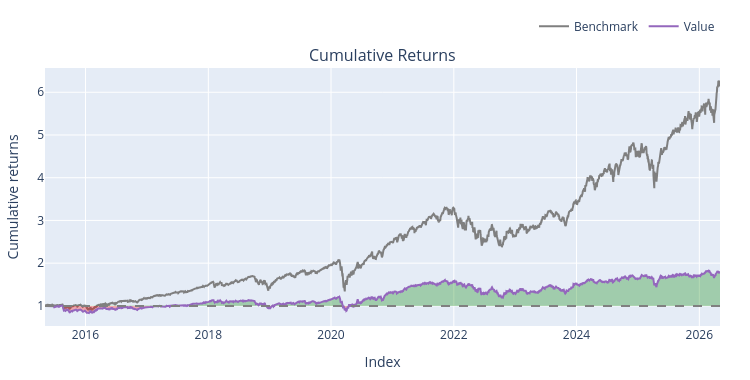

The code cell stored with this chart in its notebook:
### Markdown cell above
### OBV only for entry confirmation with bullish confirmation using MACD & RSI

### Code cell
entries = ((macd_df >= signal_df) & (rsi_df >= 50) & (rsi_df < 70) &(obv_df >= oma_df)).shift(1).fillna(False).astype(bool)
exits = ((macd_df < signal_df) | (rsi_df > 70)).shift(1).fillna(False).astype(bool)



backtest1 = vbt.Portfolio.from_signals(
    close=close_df,
    open = open_df,
    high = high_df,
    low = low_df,
    entries=entries,
    exits=exits,
    init_cash=100_000.0,
    size=0.1,                         
    size_type='percent',
    cash_sharing=True,                 
    group_by=True,                     
    freq='1D',
    fees=0.001,
    sl_stop = 0.10,
       
)

print(backtest1.stats())
backtest1.plot().show()

### Figure 1 — Plotly figure (JSON) as saved in the notebook; plotly's stock layout.template omitted (floating-point values rounded to 4 significant figures; data arrays with more than 128 entries replaced by an {"elided": "..."} marker saying what was removed)
{"data": [{"legendgroup": "0", "line": {"color": "#7f7f7f"}, "name": "Benchmark", "showlegend": true, "type": "scatter", "uid": "16f8ea6c-96c9-4293-99a2-0931b7e675c1", "x": {"elided": "2766 str values"}, "xaxis": "x", "y": {"elided": "2766 float values"}, "yaxis": "y"}, {"hoverinfo": "skip", "legendgroup": "1", "line": {"color": "rgba(0, 0, 0, 0)", "width": 0}, "opacity": 0, "showlegend": false, "type": "scatter", "uid": "541d0e9a-98e4-44ae-a275-d5f021d96fd8", "x": {"elided": "2766 str values"}, "xaxis": "x", "y": {"elided": "2766 int values"}, "yaxis": "y"}, {"connectgaps": false, "fill": "tonexty", "fillcolor": "rgba(0, 128, 0, 0.3)", "hoverinfo": "skip", "legendgroup": "1", "line": {"color": "rgba(0, 0, 0, 0)", "width": 0}, "opacity": 0, "showlegend": false, "type": "scatter", "uid": "195fe32b-1c8e-4220-b5bc-c854a4f0465e", "x": {"elided": "2766 str values"}, "xaxis": "x", "y": {"elided": "2766 float values"}, "yaxis": "y"}, {"hoverinfo": "skip", "legendgroup": "1", "line": {"color": "rgba(0, 0, 0, 0)", "width": 0}, "opacity": 0, "showlegend": false, "type": "scatter", "uid": "cebe71dd-39d0-456d-b680-b16df7ddeefd", "x": {"elided": "2766 str values"}, "xaxis": "x", "y": {"elided": "2766 int values"}, "yaxis": "y"}, {"connectgaps": false, "fill": "tonexty", "fillcolor": "rgba(255, 0, 0, 0.3)", "hoverinfo": "skip", "legendgroup": "1", "line": {"color": "rgba(0, 0, 0, 0)", "width": 0}, "opacity": 0, "showlegend": false, "type": "scatter", "uid": "8554e5f9-688a-4738-b3cf-a667ce562ddc", "x": {"elided": "2766 str values"}, "xaxis": "x", "y": {"elided": "2766 float values"}, "yaxis": "y"}, {"legendgroup": "2", "line": {"color": "#9467bd"}, "name": "Value", "showlegend": true, "type": "scatter", "uid": "74b0af61-a507-4535-99e4-19477da5f032", "x": {"elided": "2766 str values"}, "xaxis": "x", "y": {"elided": "2766 float values"}, "yaxis": "y"}, {"hoverinfo": "skip", "legendgroup": "1", "line": {"color": "rgba(0, 0, 0, 0)", "width": 0}, "opacity": 0, "showlegend": false, "type": "scatter", "uid": "482bf562-b447-4377-8ff3-b06d87f35bc1", "x": {"elided": "2766 str values"}, "xaxis": "x", "y": {"elided": "2766 int values"}, "yaxis": "y"}], "layout": {"annotations": [{"font": {"size": 16}, "showarrow": false, "text": "Cumulative Returns", "x": 0.5, "xanchor": "center", "xref": "paper", "y": 1, "yanchor": "bottom", "yref": "paper"}], "height": 380, "legend": {"orientation": "h", "traceorder": "normal", "x": 1, "xanchor": "right", "y": 1.105, "yanchor": "bottom"}, "margin": {"b": 30, "l": 30, "r": 30, "t": 30}, "shapes": [{"line": {"color": "gray", "dash": "dash"}, "type": "line", "x0": 0, "x1": 1, "xref": "paper", "y0": 1, "y1": 1, "yref": "y"}], "showlegend": true, "width": 750, "xaxis": {"anchor": "y", "domain": [0, 1], "title": {"text": "Index"}}, "yaxis": {"anchor": "x", "domain": [0, 1], "title": {"text": "Cumulative returns"}}}}
